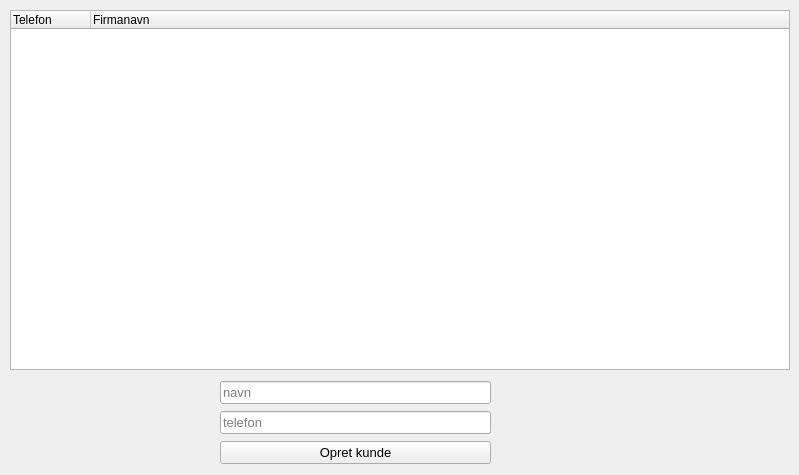
    <widget class="QWidget" name="widgetPageCustomers">
     <widget class="QTreeWidget" name="widgetAppCustomers">
      <property name="geometry">
       <rect>
        <x>10</x>
        <y>10</y>
        <width>780</width>
        <height>360</height>
       </rect>
      </property>
      <property name="maximumSize">
       <size>
        <width>16777215</width>
        <height>16777215</height>
       </size>
      </property>
      <property name="sizeAdjustPolicy">
       <enum>QAbstractScrollArea::AdjustToContents</enum>
      </property>
      <property name="editTriggers">
       <set>QAbstractItemView::NoEditTriggers</set>
      </property>
      <property name="alternatingRowColors">
       <bool>true</bool>
      </property>
      <property name="indentation">
       <number>20</number>
      </property>
      <property name="rootIsDecorated">
       <bool>false</bool>
      </property>
      <property name="itemsExpandable">
       <bool>false</bool>
      </property>
      <property name="expandsOnDoubleClick">
       <bool>false</bool>
      </property>
      <property name="columnCount">
       <number>2</number>
      </property>
      <attribute name="headerDefaultSectionSize">
       <number>80</number>
      </attribute>
      <column>
       <property name="text">
        <string>Telefon</string>
       </property>
      </column>
      <column>
       <property name="text">
        <string>Firmanavn</string>
       </property>
      </column>
     </widget>
     <widget class="QWidget" name="layoutWidget_4">
      <property name="geometry">
       <rect>
        <x>220</x>
        <y>380</y>
        <width>271</width>
        <height>86</height>
       </rect>
      </property>
      <layout class="QGridLayout" name="widgetAppCreateCustomer">
       <item row="0" column="0">
        <widget class="QLineEdit" name="textCustomerName">
         <property name="font">
          <font>
           <pointsize>10</pointsize>
          </font>
         </property>
         <property name="toolTip">
          <string>navn for ny kunde</string>
         </property>
         <property name="statusTip">
          <string>Her indsættes firmanavn for kunde der skal oprettes</string>
         </property>
         <property name="placeholderText">
          <string>navn</string>
         </property>
        </widget>
       </item>
       <item row="1" column="0">
        <widget class="QLineEdit" name="textCustomerPhone1">
         <property name="font">
          <font>
           <pointsize>10</pointsize>
          </font>
         </property>
         <property name="toolTip">
          <string>telefon for ny kunde</string>
         </property>
         <property name="statusTip">
          <string>Her indsættes telefon nummer for kunde der skal oprettes
                                                </string>
         </property>
         <property name="placeholderText">
          <string>telefon</string>
         </property>
        </widget>
       </item>
       <item row="2" column="0">
        <widget class="QPushButton" name="buttonCreateCustomer">
         <property name="font">
          <font>
           <pointsize>10</pointsize>
          </font>
         </property>
         <property name="toolTip">
          <string>Opret ny kunde</string>
         </property>
         <property name="statusTip">
          <string>Udfyld felterne og tryk her for at oprette firma</string>
         </property>
         <property name="text">
          <string>Opret kunde</string>
         </property>
        </widget>
       </item>
      </layout>
     </widget>
    </widget>
